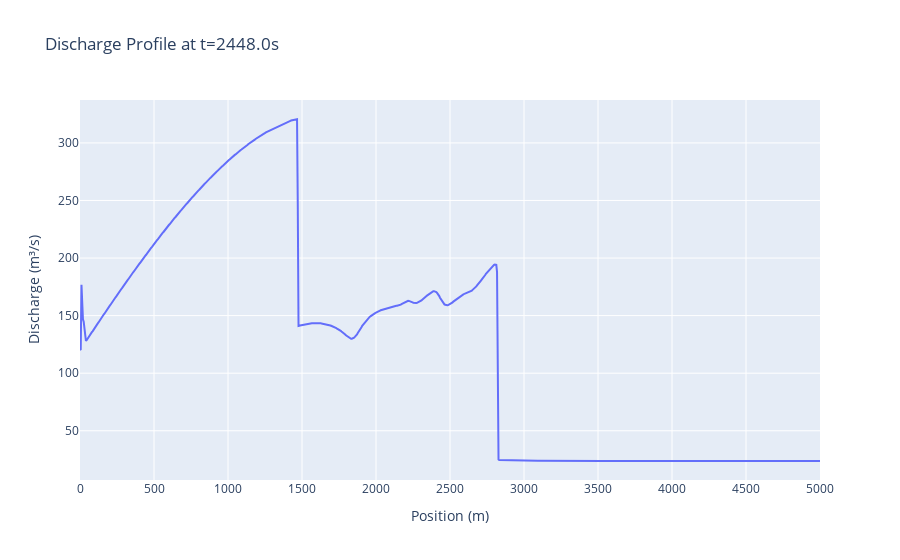

The notebook cell saved with this chart:
### Code cell
# Plot 
plotter_tc2.plot_final_solution(show=True)
plotter_tc2.plot_inflow_history(show=False)
print()

plotter_tc2.plot_saved_time(figsize=(10, 4))

### Figure 1 — Plotly figure (JSON) as saved in the notebook; plotly's stock layout.template omitted (floating-point values rounded to 4 significant figures; data arrays with more than 128 entries replaced by an {"elided": "..."} marker saying what was removed)
{"data": [{"hovertemplate": "Position (m)=%{x}<br>Discharge (m³/s)=%{y}<extra></extra>", "legendgroup": "", "line": {"color": "#636efa", "dash": "solid"}, "marker": {"symbol": "circle"}, "mode": "lines", "name": "", "orientation": "v", "showlegend": false, "type": "scatter", "x": {"elided": "1000 float values"}, "xaxis": "x", "y": {"elided": "1000 float values"}, "yaxis": "y"}], "layout": {"legend": {"tracegroupgap": 0}, "title": {"text": "Discharge Profile at t=2448.0s"}, "xaxis": {"anchor": "y", "domain": [0, 1], "title": {"text": "Position (m)"}}, "yaxis": {"anchor": "x", "domain": [0, 1], "title": {"text": "Discharge (m³/s)"}}}}
